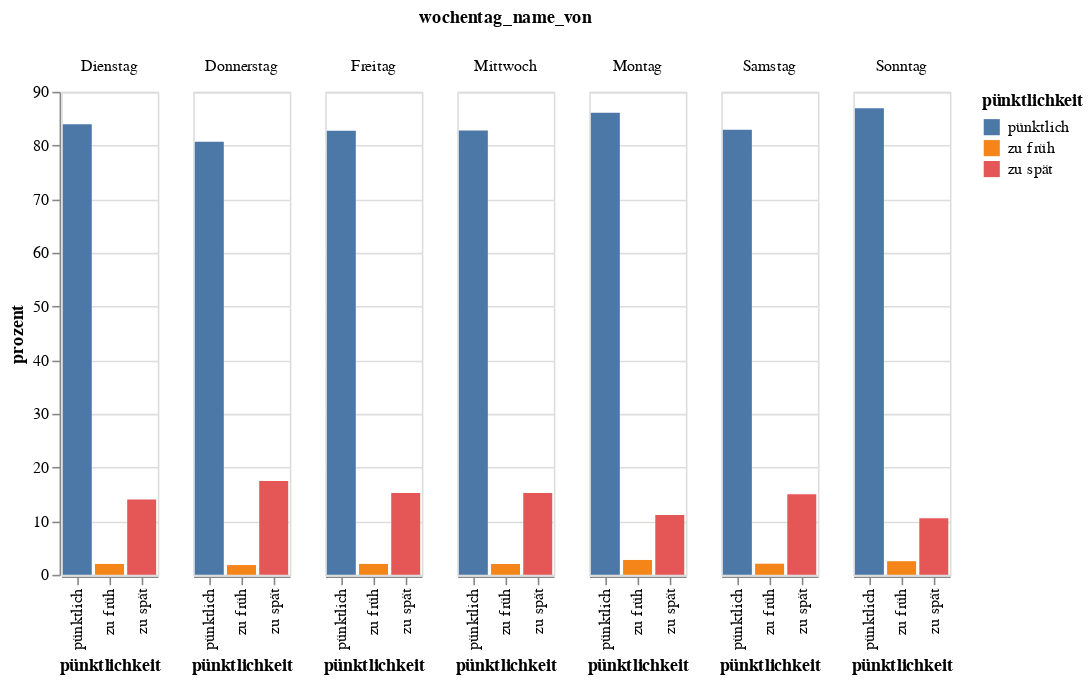

The code cell stored with this chart in its notebook:
### Code cell
# group data by weekday and count entries for "pünktlichkeit"
freq_punctuality_weekday = df_tot.groupby(["wochentag_name_von", "pünktlichkeit"])["pünktlichkeit"].count().reset_index(name="count")

# to make the counts comparable, we have to look at the percentage of each weekday
freq_punctuality_weekday["count_wochentag"] = freq_punctuality_weekday.groupby(["wochentag_name_von"])["count"].transform("sum")
freq_punctuality_weekday["prozent"] = round((freq_punctuality_weekday["count"]/freq_punctuality_weekday["count_wochentag"])*100, 2)


# show results in barplot
barplot_punctuality_weekday = alt.Chart(freq_punctuality_weekday).mark_bar().encode(
    column = alt.Column("wochentag_name_von"),
    x = alt.X("pünktlichkeit"),
    y = alt.Y("prozent"),
    color = "pünktlichkeit"
)
barplot_punctuality_weekday

### Figure 1 — Vega-Lite specification as saved in the notebook (floating-point values rounded to 4 significant figures)
{"config": {"view": {"continuousWidth": 400, "continuousHeight": 300}}, "data": {"name": "data-b68a0594e734fb4cc26a185bc2532179"}, "mark": "bar", "encoding": {"color": {"field": "pünktlichkeit", "type": "nominal"}, "column": {"field": "wochentag_name_von", "type": "nominal"}, "x": {"field": "pünktlichkeit", "type": "nominal"}, "y": {"field": "prozent", "type": "quantitative"}}, "$schema": "https://vega.github.io/schema/vega-lite/v4.17.0.json", "datasets": {"data-b68a0594e734fb4cc26a185bc2532179": [{"wochentag_von": 0, "wochentag_name_von": "Montag", "pünktlichkeit": "pünktlich", "count": 752000, "count_wochentag": 873374, "prozent": 86.1}, {"wochentag_von": 0, "wochentag_name_von": "Montag", "pünktlichkeit": "zu früh", "count": 24141, "count_wochentag": 873374, "prozent": 2.76}, {"wochentag_von": 0, "wochentag_name_von": "Montag", "pünktlichkeit": "zu spät", "count": 97233, "count_wochentag": 873374, "prozent": 11.13}, {"wochentag_von": 1, "wochentag_name_von": "Dienstag", "pünktlichkeit": "pünktlich", "count": 736976, "count_wochentag": 877960, "prozent": 83.94}, {"wochentag_von": 1, "wochentag_name_von": "Dienstag", "pünktlichkeit": "zu früh", "count": 17696, "count_wochentag": 877960, "prozent": 2.02}, {"wochentag_von": 1, "wochentag_name_von": "Dienstag", "pünktlichkeit": "zu spät", "count": 123288, "count_wochentag": 877960, "prozent": 14.04}, {"wochentag_von": 2, "wochentag_name_von": "Mittwoch", "pünktlichkeit": "pünktlich", "count": 719783, "count_wochentag": 869710, "prozent": 82.76}, {"wochentag_von": 2, "wochentag_name_von": "Mittwoch", "pünktlichkeit": "zu früh", "count": 17523, "count_wochentag": 869710, "prozent": 2.01}, {"wochentag_von": 2, "wochentag_name_von": "Mittwoch", "pünktlichkeit": "zu spät", "count": 132404, "count_wochentag": 869710, "prozent": 15.22}, {"wochentag_von": 3, "wochentag_name_von": "Donnerstag", "pünktlichkeit": "zu spät", "count": 150956, "count_wochentag": 863549, "prozent": 17.48}, {"wochentag_von": 3, "wochentag_name_von": "Donnerstag", "pünktlichkeit": "zu früh", "count": 15654, "count_wochentag": 863549, "prozent": 1.81}, {"wochentag_von": 3, "wochentag_name_von": "Donnerstag", "pünktlichkeit": "pünktlich", "count": 696939, "count_wochentag": 863549, "prozent": 80.71}, {"wochentag_von": 4, "wochentag_name_von": "Freitag", "pünktlichkeit": "pünktlich", "count": 715645, "count_wochentag": 864986, "prozent": 82.73}, {"wochentag_von": 4, "wochentag_name_von": "Freitag", "pünktlichkeit": "zu früh", "count": 17488, "count_wochentag": 864986, "prozent": 2.02}, {"wochentag_von": 4, "wochentag_name_von": "Freitag", "pünktlichkeit": "zu spät", "count": 131853, "count_wochentag": 864986, "prozent": 15.24}, {"wochentag_von": 5, "wochentag_name_von": "Samstag", "pünktlichkeit": "pünktlich", "count": 618326, "count_wochentag": 745577, "prozent": 82.93}, {"wochentag_von": 5, "wochentag_name_von": "Samstag", "pünktlichkeit": "zu früh", "count": 15361, "count_wochentag": 745577, "prozent": 2.06}, {"wochentag_von": 5, "wochentag_name_von": "Samstag", "pünktlichkeit": "zu spät", "count": 111890, "count_wochentag": 745577, "prozent": 15.01}, {"wochentag_von": 6, "wochentag_name_von": "Sonntag", "pünktlichkeit": "pünktlich", "count": 510948, "count_wochentag": 587738, "prozent": 86.93}, {"wochentag_von": 6, "wochentag_name_von": "Sonntag", "pünktlichkeit": "zu früh", "count": 14887, "count_wochentag": 587738, "prozent": 2.53}, {"wochentag_von": 6, "wochentag_name_von": "Sonntag", "pünktlichkeit": "zu spät", "count": 61903, "count_wochentag": 587738, "prozent": 10.53}]}}
